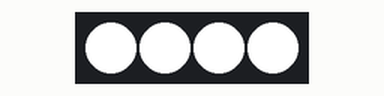
The sketch below on a simulated Arduino Uno, built with avr-gcc and run on an emulated ATmega328P. Shown: 4 RGB LEDs in strip order, left to right.

Above: at 0.17 s.
At 2.62 s:
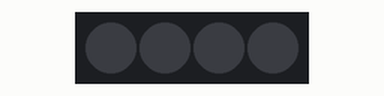
Timing chart, 0 to 3.0 s (numbered marks = the images above):
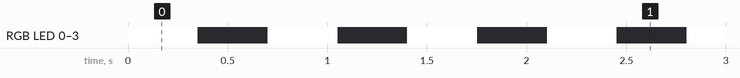

The sketch:

Blinking_rgb_lights.ino
```cpp
#include <Adafruit_NeoPixel.h>
#define LED_PIN  3
#define NUM_LEDS 4
Adafruit_NeoPixel strip(NUM_LEDS, LED_PIN, NEO_GRB + NEO_KHZ800);

void setup() {
strip.begin();
strip.show();
}

void loop() {  ///on.off on off led
strip.fill(strip.Color(255, 255, 255));
strip.show();
delay(350);
strip.clear();
strip.show();
delay(350);
}
```

Measured:
- by itself, RGB LED 0–3: alternates RGB(255, 255, 255) for 0.35 s and off for 0.35 s
